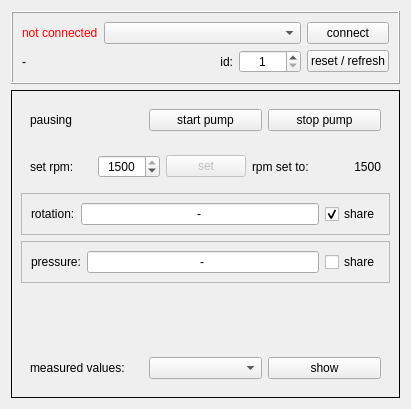
<?xml version="1.0" encoding="UTF-8"?>
<ui version="4.0">
 <class>tsh071Window</class>
 <widget class="QWidget" name="tsh071Window">
  <property name="geometry">
   <rect>
    <x>0</x>
    <y>0</y>
    <width>411</width>
    <height>409</height>
   </rect>
  </property>
  <property name="windowTitle">
   <string>vacuum pump</string>
  </property>
  <layout class="QGridLayout" name="gridLayout_8">
   <item row="0" column="0">
    <widget class="QFrame" name="frame_connection">
     <property name="frameShape">
      <enum>QFrame::Box</enum>
     </property>
     <property name="frameShadow">
      <enum>QFrame::Raised</enum>
     </property>
     <layout class="QGridLayout" name="gridLayout_4">
      <item row="0" column="0">
       <widget class="QLabel" name="lbl_status">
        <property name="styleSheet">
         <string notr="true">color: red;</string>
        </property>
        <property name="text">
         <string>not connected</string>
        </property>
       </widget>
      </item>
      <item row="0" column="1" colspan="3">
       <widget class="QComboBox" name="cob_ports"/>
      </item>
      <item row="0" column="4">
       <widget class="QPushButton" name="btn_connect">
        <property name="text">
         <string>connect</string>
        </property>
       </widget>
      </item>
      <item row="1" column="0" colspan="2">
       <widget class="QLabel" name="lbl_info">
        <property name="text">
         <string>-</string>
        </property>
       </widget>
      </item>
      <item row="1" column="2">
       <widget class="QLabel" name="lbl_id_lbl">
        <property name="text">
         <string>id:</string>
        </property>
        <property name="alignment">
         <set>Qt::AlignRight|Qt::AlignTrailing|Qt::AlignVCenter</set>
        </property>
       </widget>
      </item>
      <item row="1" column="3">
       <widget class="QSpinBox" name="spb_id">
        <property name="alignment">
         <set>Qt::AlignCenter</set>
        </property>
        <property name="minimum">
         <number>1</number>
        </property>
        <property name="maximum">
         <number>128</number>
        </property>
       </widget>
      </item>
      <item row="1" column="4">
       <widget class="QPushButton" name="btn_resetInfo">
        <property name="text">
         <string>reset / refresh</string>
        </property>
       </widget>
      </item>
     </layout>
    </widget>
   </item>
   <item row="1" column="0">
    <widget class="QFrame" name="frame_values">
     <property name="enabled">
      <bool>true</bool>
     </property>
     <property name="frameShape">
      <enum>QFrame::Box</enum>
     </property>
     <layout class="QGridLayout" name="gridLayout_7">
      <item row="5" column="0">
       <widget class="QFrame" name="frame_measuredValues">
        <property name="frameShape">
         <enum>QFrame::NoFrame</enum>
        </property>
        <property name="frameShadow">
         <enum>QFrame::Raised</enum>
        </property>
        <layout class="QGridLayout" name="gridLayout_6">
         <item row="0" column="0">
          <widget class="QLabel" name="lbl_measuredValues_lbl">
           <property name="text">
            <string>measured values:</string>
           </property>
          </widget>
         </item>
         <item row="0" column="1">
          <widget class="QComboBox" name="cob_measuredValues"/>
         </item>
         <item row="0" column="2">
          <widget class="QPushButton" name="btn_measuredValuesVisibility">
           <property name="text">
            <string>show</string>
           </property>
          </widget>
         </item>
        </layout>
       </widget>
      </item>
      <item row="4" column="0">
       <spacer name="verticalSpacer">
        <property name="orientation">
         <enum>Qt::Vertical</enum>
        </property>
        <property name="sizeHint" stdset="0">
         <size>
          <width>20</width>
          <height>40</height>
         </size>
        </property>
       </spacer>
      </item>
      <item row="1" column="0">
       <widget class="QFrame" name="frame_setRpm">
        <layout class="QGridLayout" name="gridLayout_5">
         <item row="1" column="0">
          <widget class="QLabel" name="lbl_setRpm_lbl">
           <property name="text">
            <string>set rpm:</string>
           </property>
          </widget>
         </item>
         <item row="1" column="1">
          <widget class="QSpinBox" name="spb_rpm">
           <property name="alignment">
            <set>Qt::AlignCenter</set>
           </property>
           <property name="maximum">
            <number>1500</number>
           </property>
           <property name="value">
            <number>1500</number>
           </property>
          </widget>
         </item>
         <item row="1" column="2">
          <widget class="QPushButton" name="btn_setRpm">
           <property name="enabled">
            <bool>false</bool>
           </property>
           <property name="text">
            <string>set</string>
           </property>
          </widget>
         </item>
         <item row="1" column="3">
          <widget class="QLabel" name="lbl_rpmSetTo_lbl">
           <property name="text">
            <string>rpm set to:</string>
           </property>
          </widget>
         </item>
         <item row="1" column="4">
          <widget class="QLabel" name="lbl_rpmSet">
           <property name="font">
            <font>
             <italic>false</italic>
             <kerning>false</kerning>
            </font>
           </property>
           <property name="text">
            <string>1500</string>
           </property>
           <property name="alignment">
            <set>Qt::AlignRight|Qt::AlignTrailing|Qt::AlignVCenter</set>
           </property>
          </widget>
         </item>
        </layout>
       </widget>
      </item>
      <item row="2" column="0">
       <widget class="QFrame" name="frame_rpm">
        <property name="frameShape">
         <enum>QFrame::StyledPanel</enum>
        </property>
        <property name="frameShadow">
         <enum>QFrame::Raised</enum>
        </property>
        <layout class="QGridLayout" name="gridLayout">
         <item row="0" column="0">
          <widget class="QLabel" name="lbl_rpm_lbl">
           <property name="text">
            <string>rotation:</string>
           </property>
          </widget>
         </item>
         <item row="0" column="1">
          <widget class="QLineEdit" name="txt_rpm">
           <property name="text">
            <string>-</string>
           </property>
           <property name="alignment">
            <set>Qt::AlignCenter</set>
           </property>
           <property name="readOnly">
            <bool>true</bool>
           </property>
          </widget>
         </item>
         <item row="0" column="2">
          <widget class="QCheckBox" name="chb_shareRpm">
           <property name="text">
            <string>share</string>
           </property>
           <property name="checked">
            <bool>true</bool>
           </property>
          </widget>
         </item>
        </layout>
       </widget>
      </item>
      <item row="3" column="0">
       <widget class="QFrame" name="frame_pressure">
        <property name="frameShape">
         <enum>QFrame::StyledPanel</enum>
        </property>
        <property name="frameShadow">
         <enum>QFrame::Raised</enum>
        </property>
        <layout class="QGridLayout" name="gridLayout_2">
         <item row="0" column="0">
          <widget class="QLabel" name="lbl_pressure_lbl">
           <property name="text">
            <string>pressure:</string>
           </property>
          </widget>
         </item>
         <item row="0" column="1">
          <widget class="QLineEdit" name="txt_pressure">
           <property name="text">
            <string>-</string>
           </property>
           <property name="alignment">
            <set>Qt::AlignCenter</set>
           </property>
           <property name="readOnly">
            <bool>true</bool>
           </property>
          </widget>
         </item>
         <item row="0" column="2">
          <widget class="QCheckBox" name="chb_sharePressure">
           <property name="text">
            <string>share</string>
           </property>
           <property name="checked">
            <bool>false</bool>
           </property>
          </widget>
         </item>
        </layout>
       </widget>
      </item>
      <item row="0" column="0">
       <widget class="QFrame" name="frame_startStop">
        <property name="frameShape">
         <enum>QFrame::NoFrame</enum>
        </property>
        <property name="frameShadow">
         <enum>QFrame::Plain</enum>
        </property>
        <layout class="QGridLayout" name="gridLayout_3">
         <item row="0" column="0">
          <widget class="QLabel" name="lbl_running">
           <property name="text">
            <string>pausing</string>
           </property>
          </widget>
         </item>
         <item row="0" column="1">
          <widget class="QPushButton" name="btn_startPump">
           <property name="text">
            <string>start pump</string>
           </property>
          </widget>
         </item>
         <item row="0" column="2">
          <widget class="QPushButton" name="btn_stopPump">
           <property name="text">
            <string>stop pump</string>
           </property>
          </widget>
         </item>
        </layout>
       </widget>
      </item>
     </layout>
    </widget>
   </item>
  </layout>
 </widget>
 <resources/>
 <connections/>
</ui>
